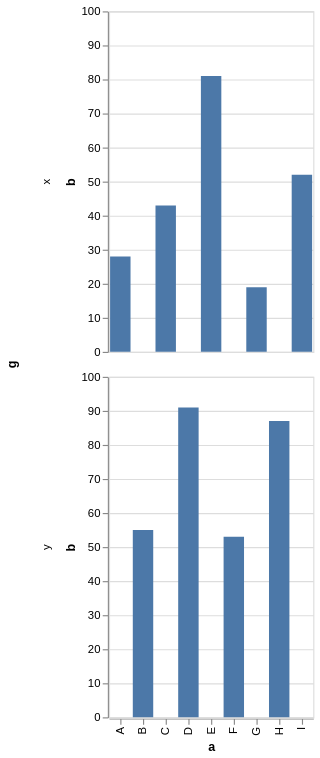

Vega-Lite specification for this chart:
### Vega specification from a JSON file in a GitHub repository (floating-point values rounded to 4 significant figures)
{"$schema": "https://vega.github.io/schema/vega/v6.json", "background": "white", "padding": 5, "data": [{"name": "source_0", "values": [{"a": "A", "b": 28, "c": 5, "g": "x"}, {"a": "B", "b": 55, "c": 9, "g": "y"}, {"a": "C", "b": 43, "c": 2, "g": "x"}, {"a": "D", "b": 91, "c": 7, "g": "y"}, {"a": "E", "b": 81, "c": 4, "g": "x"}, {"a": "F", "b": 53, "c": 6, "g": "y"}, {"a": "G", "b": 19, "c": 8, "g": "x"}, {"a": "H", "b": 87, "c": 1, "g": "y"}, {"a": "I", "b": 52, "c": 3, "g": "x"}]}, {"name": "data_0", "source": "source_0", "transform": [{"type": "stack", "groupby": ["a", "g"], "field": "b", "sort": {"field": [], "order": []}, "as": ["b_start", "b_end"], "offset": "zero"}, {"type": "filter", "expr": "isValid(datum[\"b\"]) && isFinite(+datum[\"b\"])"}]}, {"name": "row_domain", "source": "data_0", "transform": [{"type": "aggregate", "groupby": ["g"]}]}], "signals": [{"name": "x_step", "value": 20}, {"name": "child_width", "update": "bandspace(domain('x').length, 0.1, 0.05) * x_step"}, {"name": "child_height", "value": 300}], "layout": {"padding": 20, "offset": {"rowTitle": 10}, "columns": 1, "bounds": "full", "align": "all"}, "marks": [{"name": "row-title", "type": "group", "role": "row-title", "title": {"text": "g", "orient": "left", "style": "guide-title", "offset": 10}}, {"name": "row_header", "type": "group", "role": "row-header", "from": {"data": "row_domain"}, "sort": {"field": "datum[\"g\"]", "order": "ascending"}, "title": {"text": {"signal": "isValid(parent[\"g\"]) ? parent[\"g\"] : \"\"+parent[\"g\"]"}, "orient": "left", "style": "guide-label", "frame": "group", "offset": 10}, "encode": {"update": {"height": {"signal": "child_height"}}}, "axes": [{"scale": "y", "orient": "left", "grid": false, "title": "b", "labelOverlap": true, "tickCount": {"signal": "ceil(child_height/40)"}, "zindex": 0}]}, {"name": "column_footer", "type": "group", "role": "column-footer", "encode": {"update": {"width": {"signal": "child_width"}}}, "axes": [{"scale": "x", "orient": "bottom", "grid": false, "title": "a", "labelAlign": "right", "labelAngle": 270, "labelBaseline": "middle", "zindex": 0}]}, {"name": "cell", "type": "group", "style": "cell", "from": {"facet": {"name": "facet", "data": "data_0", "groupby": ["g"]}}, "sort": {"field": ["datum[\"g\"]"], "order": ["ascending"]}, "encode": {"update": {"width": {"signal": "child_width"}, "height": {"signal": "child_height"}}}, "marks": [{"name": "child_marks", "type": "rect", "style": ["bar"], "from": {"data": "facet"}, "encode": {"update": {"fill": {"value": "#4c78a8"}, "ariaRoleDescription": {"value": "bar"}, "description": {"signal": "\"a: \" + (isValid(datum[\"a\"]) ? isArray(datum[\"a\"]) ? join(datum[\"a\"], ' ') : datum[\"a\"] : \"\"+datum[\"a\"]) + \"; b: \" + (format(datum[\"b\"], \"\"))"}, "x": {"scale": "x", "field": "a"}, "width": {"signal": "max(0.25, bandwidth('x'))"}, "y": {"scale": "y", "field": "b_end"}, "y2": {"scale": "y", "field": "b_start"}}}}], "axes": [{"scale": "y", "orient": "left", "gridScale": "x", "grid": true, "tickCount": {"signal": "ceil(child_height/40)"}, "domain": false, "labels": false, "aria": false, "maxExtent": 0, "minExtent": 0, "ticks": false, "zindex": 0}]}], "scales": [{"name": "x", "type": "band", "domain": {"data": "data_0", "field": "a", "sort": true}, "range": {"step": {"signal": "x_step"}}, "paddingInner": 0.1, "paddingOuter": 0.05}, {"name": "y", "type": "linear", "domain": {"data": "data_0", "fields": ["b_start", "b_end"]}, "range": [{"signal": "child_height"}, 0], "nice": true, "zero": true}]}
